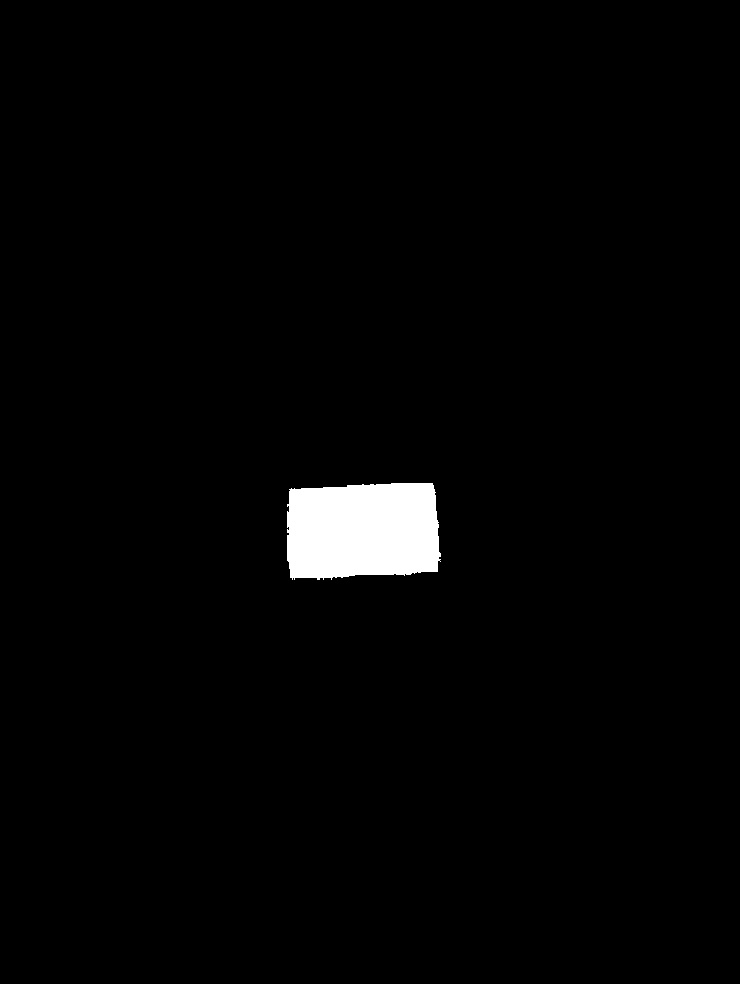
%> input picture JetsonNano/MATLAB/A4.3_and_A8.3/binaryImage600.jpg, 740 x 984 px
$ octave testScript.m   (GNU Octave 9; MATLAB toolbox functions it lacks are replaced by stand-ins)
%> lines starting %> are read from the running program, lines starting %| are printed output that depends on the picture; in (x1, y1, x2, y2) boxes, pixels count from 0 and x2, y2 are one past the last pixel; in counts of white or black regions, pixels touching at a corner belong together; the program's own positions count from 1
### JetsonNano/MATLAB/A4.3_and_A8.3/MorphologicalFilters.m
function[errorNoImage,segmentationMask] = MorphologicalFilters(colourSegmentationMask, centerOfObjectX, centerOfObjectY)

%The function takes in a binary image where the colours have been segmentated
%and a rough postion of the object in the image that should be segmented.
%and it outputs a a bitmask of the the object.

%Input:
%colourBalancedImage = Binary map 984x740
%centerOfObjectX = Objects center postion in the x-axis
%centerOfObjectY = Objects center postion in the y-axis

%Output:
%SegmentationMask = Binary map 984x740 of the object

errorNoImage = 0;

%Fill up the hole in the binary image.
maskFill =imfill(colourSegmentationMask,'holes');


%Get the data about the different blobs in the image
stats = regionprops(maskFill,'Area','Centroid','PixelIdxList');

%Transform the Area and Centroid struct fields into arrays
area = [stats.Area]';
[numRegions,~] = size(area);
centroid = reshape([stats.Centroid],[2,numRegions])';

% Set all blobs that are smaller then 250 pixels to NaN
centroid(:,1) = centroid(:,1) .* (area > 250);
centroid(:,2) = centroid(:,2) .* (area > 250);
centroid(centroid == 0) = NaN;


%Calculate which centroid is closest to the object
distances = sqrt(sum(bsxfun(@minus, centroid, [centerOfObjectY,centerOfObjectX]).^2,2));
[~, index] = min(distances);

%Do an new binary map with only the choosen blob
segmentationMask = zeros(size(colourSegmentationMask),'logical');
segmentationMask(stats(index).PixelIdxList) = 1;

% Make smother edges in the image.
segmentationMask = imerode(segmentationMask,ones(20));
segmentationMask = imdilate(segmentationMask,ones(20));

% Edge filter, display only the edges of the filter.
segmentationMask = MorphologicalEdgeFilter(segmentationMask);

%Check if there is a big enough object in the image
if sum(segmentationMask,'all') < 250
    errorNoImage = 1;
end

end

### JetsonNano/MATLAB/A4.3_and_A8.3/MorphologicalEdgeFilter.m
function [edgeBinaryImage] = MorphologicalEdgeFilter(inputBinaryImage)
%MorphologicalEdgeFilter run an morpological edge filter on the input image
%and return an image with only edges.
%   inputBinaryImage - Should be an binary image.
%   edgeBinaryImage  - returns a binary edge image.

    % Set the edge as high and all high pixels inside the object low.
    edgeBinaryImage = inputBinaryImage & ~imerode(inputBinaryImage,ones(3) );
end

### JetsonNano/MATLAB/A4.3_and_A8.3/GetSignature.m
function [signature,YCoordToStore,XCoordToStore] = ...
    GetSignature(binaryEdgeImage,degreesToMeasure,numberOfRows,numberOfColumns)
%GetSignature caclulates the radius dependent on the angle.
%   binaryEdgeImage     - Should be a binary édge image.
%   degreesToMeasure    - Is the degrees in radian that should store the
%                       pixel values and use it to find grip positions.
%   rowsOfImage         - Is the number rows of the image.
%   columnsOfImage      - Is the number columns of the image.
%   signature           - Returns the radius for each of the defined angle.
%   YCoordToStore       - Is the cartesean Y-cordinates of the signature.
%   XCoordToStore       - Is the cartesean X-cordinates of the signature.

    % Focus point is set to the middle of the image.
    rowFocusSignature = round(numberOfRows/2);
    columnFocusSignature = round(numberOfColumns/2);

    % Get index of all high pixels.
    edgePointsIndex = find(binaryEdgeImage == 1);

    % Get x and y cordinates.
    yPCoord = floor( edgePointsIndex/numberOfRows );
    xPCoord = mod( edgePointsIndex, numberOfRows );

    % Get the offset from the center of the image.
    dY = columnFocusSignature - yPCoord;
    dX = rowFocusSignature - xPCoord;

    % Convert the coordinates from the centroid to angular degree from
    % 0 to 2pi
    angCP = YXtoAngle(dY,dX);

    % Get the signature with the right number of feature (Radius,Angle).
    [signature,YCoordToStore,XCoordToStore] = GetARsing(angCP,dY,dX,degreesToMeasure);


end

### JetsonNano/MATLAB/A4.3_and_A8.3/YXtoAngle.m
function [angleRadian] = YXtoAngle(y,x)
% Convert length vectors to angles.
%   x - Is the vector in x-direction.
%   x - Is the vector in x-direction.
%   angleRadian - Returns the angle in radian for all the vectors.


    % Allocates the angles to return in radians.
    angleRadian= zeros(length(y),1);

    % Convert angles in the first quadrant. RH+
    RHPi = (x>=0) & (y>=0);
    angleRadian( RHPi ) = -1*atan2(x(RHPi),y(RHPi))+pi;

    % Convert angles in the third quadrant. LH-
    LHNi = (x<=0) & (y<=0);
    angleRadian( LHNi ) = 2*pi-atan2( abs(x(LHNi)),abs(y(LHNi)) );

    % Convert angles in the second quadrant. LH+
    LHPi = (x>=0) & (y<=0);
    angleRadian( LHPi ) = atan2( abs(x(LHPi)),abs(y(LHPi)) );

    % Convert angles in the fourth quadrant. RH-
    RHNi = (x<=0) & (y>=0);
    angleRadian( RHNi ) = atan2( abs(x(RHNi)),abs(y(RHNi)) )+pi;


end

### JetsonNano/MATLAB/A4.3_and_A8.3/GetARsing.m
function [singature,YCoordToStore,XCoordToStore] = GetARsing(angles,Y,X,degreesToMeasure)

    singature = zeros( length(degreesToMeasure),1 );

    XCoordToStore = zeros( length(degreesToMeasure),1 );
    YCoordToStore = zeros( length(degreesToMeasure),1 );

    singature = zeros( length(degreesToMeasure),1 );

    for jj = 1:length(degreesToMeasure)

        % Warning if defMeas is less than angCP.
        [~,indA] = min( abs( degreesToMeasure(jj)-angles));
        singature(jj) = sqrt(X(indA)^2+Y(indA)^2);
        % Store the cartesean coordinates.
        XCoordToStore(jj) = X(indA);
        YCoordToStore(jj) = Y(indA);
    end

    %singature = normalize(singature,'norm');

end

### JetsonNano/MATLAB/A4.3_and_A8.3/StableLine.m
function [targetPointF1Y,targetPointF1X, normalPointF1Y,normalPointF1X, ...
    targetPointF2Y, targetPointF2X, normalPointF2Y,normalPointF2X,targetPointF0Y,targetPointF0X,normalPointF0Y,normalPointF0X, ...
    signatureRadiusTargetF1,signatureRadiusTargetF2] = ...
    StableLine(degreesMeasured,YCoordinates,XCoordinates,signatureRadius)
%stableLine finds the required orientaions for the gripper to grasp an
%object. And set priority of the gripper points based on the signature. It
%calcculate target point and normal for all of the fingers.
%   degreesMeasured - Containes the angles for each measurement point.
%   YCoordinates    - Containes the cartesean Y-coordinate for each angle.
%                   It has the same indexes as degreesMeasured.
%   XCoordinates    - Containes the cartesean X-coordinate for each angle.
%                   It has the same indexes as degreesMeasured.
%   targetPoint     - Returns the position of the all target points. The
%                   number after letter F indicates which finger the target
%                   points belong to. X and Y indicate which coordinate
%                   vector it is.
%   normalPoint     - Returns a normal point for each of the target points. The
%                   number after letter F indicates which finger the target
%                   points belong to. X and Y indicate which coordinate
%                   vector it is.
%   signatureRadiusTargetF - Is the signature for finger 1 and 2.

    %Offset in radius for the normal points.
    normalRadius = 50;

    % Resolution of possible grip positions in degrees.
    resolutionGrasp = 5;

    % Defines the workspace in angles from the center of the gripper for
    % of each finger. The first finger has the workspace in angles:
    % "90 - atand(36/(23+38+(60*cosd(60))-11))" to "180-atand(23/(36+38+(60*cosd(60))-11))"
    % And the second finger.
    % "90 - atand(36/(23+38+(60*cosd(60))-11))" to "180-atand(23/(36+38+(60*cosd(60))-11))"
    % The finger 0 (thumb) only has one direction.

    anglePointsF1 = 115:resolutionGrasp:166;
    anglePointsF2 = 205:resolutionGrasp:256;

    totalNumberOfDegrees = length( degreesMeasured );

    % The number of neighbours used to get the polynomal.
    indexOffset = round( (resolutionGrasp/2)*(totalNumberOfDegrees/360) );

    uniquePoints = unique([XCoordinates,YCoordinates],'rows');

    % Indexes of angular points for finger 1.
    indexToMeasureFinger1 = round( anglePointsF1*totalNumberOfDegrees/360 );

    % Size of index buffer.
    indexBufferSize = indexOffset*2+1;
    % Allocate memory to select samples.
    indexBuffer = zeros(indexBufferSize,1);
    % Allocate memory for normal points.
    normalPointF1X = zeros(length(indexToMeasureFinger1),1);
    normalPointF1Y = zeros(length(indexToMeasureFinger1),1);

    % Allocate memory for normal points.
    targetPointF1X = XCoordinates( indexToMeasureFinger1 );
    targetPointF1Y = YCoordinates( indexToMeasureFinger1 );

    % Calculates the normal for all target points for finger 1.
    for ii=1:length(indexToMeasureFinger1)

        % Calculates the euclodian distance to target.
        distanceToTargetX = uniquePoints(:,1) - targetPointF1X(ii);
        distanceToTargetY = uniquePoints(:,2) - targetPointF1Y(ii);

        % Get the closest unique indecies to the target point.
        [~,indexBuffer] = mink( sum( distanceToTargetX.^2 + distanceToTargetY.^2,2),indexBufferSize);

        % Get the length vectors to neighbour
        xDirection = targetPointF1X(ii)-uniquePoints(indexBuffer(indexBufferSize),1);
        yDirection = targetPointF1Y(ii)-uniquePoints(indexBuffer(indexBufferSize),2);
        % Get the angle from target to neighbour.
        angleDirection = atan(yDirection/xDirection);
        % Get the normal point to the target point.
        normalPointF1X(ii) = targetPointF1X(ii) + normalRadius*cos(angleDirection+pi/2);
        normalPointF1Y(ii) = targetPointF1Y(ii) + normalRadius*sin(angleDirection+pi/2);

    end

    % Signature for finger 1.
    signatureRadiusTargetF1 = signatureRadius(indexToMeasureFinger1);

    % Set the priority order of the target points.
    [targetPointF1Y,targetPointF1X,normalPointF1Y,normalPointF1X] = ...
    PriorityOfGripPoints(signatureRadiusTargetF1,targetPointF1Y, ...
    targetPointF1X,normalPointF1Y,normalPointF1X);

    % Indexes of angular points for finger 2.
    indexToMeasureFinger2 = round( anglePointsF2*totalNumberOfDegrees/360 );

    % Allocate memory for normal points.
    normalPointF2X = zeros(length(indexToMeasureFinger2),1);
    normalPointF2Y = zeros(length(indexToMeasureFinger2),1);

    % Allocate memory for normal points.
    targetPointF2X = XCoordinates( indexToMeasureFinger2 );
    targetPointF2Y = YCoordinates( indexToMeasureFinger2 );

    % Calculates the normal for all target points for finger 1.
    for ii=1:length(indexToMeasureFinger2)

        % Calculates the euclodian distance to target.
        distanceToTargetX = uniquePoints(:,1) - targetPointF2X(ii);
        distanceToTargetY = uniquePoints(:,2) - targetPointF2Y(ii);

        % Get the closest unique indecies to the target point.
        [~,indexBuffer] = mink( sum( distanceToTargetX.^2 + distanceToTargetY.^2,2),indexBufferSize);

        % Get the length vectors to neighbour
        xDirection = targetPointF2X(ii)-uniquePoints(indexBuffer(indexBufferSize),1);
        yDirection = targetPointF2Y(ii)-uniquePoints(indexBuffer(indexBufferSize),2);

        % Get the angle from target to neighbour.
        angleDirection = atan(yDirection/xDirection);

        % Get the normal point to the target point.
        normalPointF2X(ii) = targetPointF2X(ii) + normalRadius*cos(angleDirection+pi/2);
        normalPointF2Y(ii) = targetPointF2Y(ii) + normalRadius*sin(angleDirection+pi/2);
    end

    % Signature for finger 2.
    signatureRadiusTargetF2 = signatureRadius(indexToMeasureFinger2);

    % Set the priority order of the target points.
    [targetPointF2Y,targetPointF2X,normalPointF2Y,normalPointF2X] = ...
    PriorityOfGripPoints(signatureRadiusTargetF2,targetPointF2Y, ...
    targetPointF2X,normalPointF2Y,normalPointF2X);


    % Get normal for finger 0.

    targetPointF0X = XCoordinates(1);
    targetPointF0Y = YCoordinates(1);

    % Calculates the euclodian distance to target.
    distanceToTargetF0X = uniquePoints(:,1) - targetPointF0X;
    distanceToTargetF0Y = uniquePoints(:,2) - targetPointF0Y;

    % Get the closest unique indecies to the target point.
    [~,indexBuffer] = mink( sum( distanceToTargetF0X.^2 + distanceToTargetF0Y.^2,2),indexBufferSize);

    % Get the length vectors to neighbour
    xDirection = targetPointF0X-uniquePoints(indexBuffer(indexBufferSize),1);
    yDirection = targetPointF0Y-uniquePoints(indexBuffer(indexBufferSize),2);

    % Get the angle from target to neighbour.
    angleDirection = atan(yDirection/xDirection);

    % Get the normal point to the target point.
    normalPointF0X = targetPointF0X + normalRadius*cos(angleDirection+pi/2);
    normalPointF0Y = targetPointF0Y + normalRadius*sin(angleDirection+pi/2);

end

### JetsonNano/MATLAB/A4.3_and_A8.3/testScript.m
clear all;
clc;

% [6 lines of commented-out code are left out]

originalImage = imread("binaryImage600.jpg");
%> originalImage is the input picture: size 984x740 uint8; min 0, max 255, mean 4.7
colourSegmentationMask = originalImage;
distanceToObject = 600;

imagePixelRows = size(originalImage,1);
%> imagePixelRows = 984
imagePixelColumns = size(originalImage,2);
%> imagePixelColumns = 740

centerOfObjectX = round( imagePixelRows/2 );
%> centerOfObjectX = 492
centerOfObjectY = round( imagePixelColumns/2 );
%> centerOfObjectY = 370

offset = 10;

% colourBalancedImage = colourBalance(originalImage);
%
% colourSegmentationMask = colourSegmentation(colourBalancedImage,centerOfObjectX,centerOfObjectY);

figure(1)
subplot(1,2,1),imshow(colourSegmentationMask);

colourSegmentationMask = imbinarize(colourSegmentationMask);
%> colourSegmentationMask: size 984x740 logical; 1.9% white; 1 white region, box (x1, y1, x2, y2) and area: (287, 483, 441, 580) 13527

[errorNoImage, edgeBinaryImage] = MorphologicalFilters(colourSegmentationMask, centerOfObjectX, centerOfObjectY);
%> in MorphologicalFilters, `stats = regionprops(maskFill,'Area','Centroid','PixelIdxList');`: stats = 1 region; Area and Centroid: 13527 [363.3 531.3]
%> in MorphologicalFilters, `area = [stats.Area]';`: area = 13527
%> in MorphologicalFilters, `[numRegions,~] = size(area);`: numRegions = 1
%> in MorphologicalFilters, `centroid = reshape([stats.Centroid],[2,numRegions])';`: centroid = [363.3 531.3]
%> in MorphologicalFilters, `distances = sqrt(sum(bsxfun(@minus, centroid, [centerOfObjectY,centerO..`: distances = 39.88
%> in MorphologicalFilters, `[~, index] = min(distances);`: index = 1
%> in MorphologicalFilters, `segmentationMask = imerode(segmentationMask,ones(20));`:
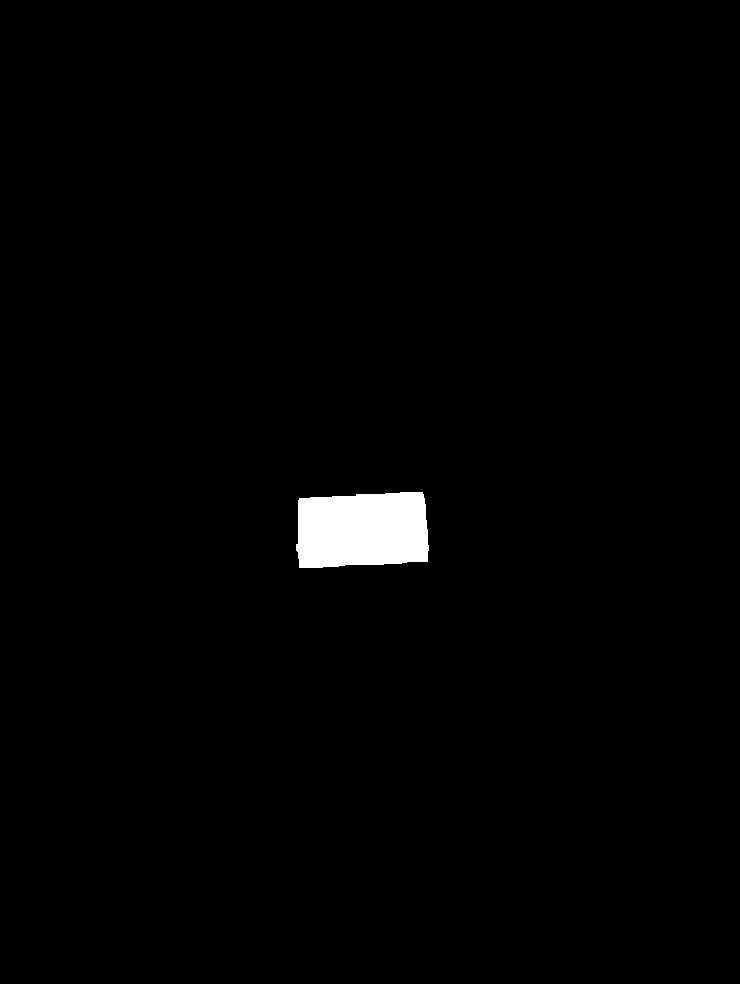
%> segmentationMask: size 984x740 logical; 1.2% white; 1 white region, box (x1, y1, x2, y2) and area: (296, 492, 429, 568) 9086
%> in MorphologicalFilters, `segmentationMask = imdilate(segmentationMask,ones(20));`: segmentationMask: size 984x740 logical; 1.8% white; 1 white region, box (x1, y1, x2, y2) and area: (287, 483, 439, 578) 13418
%> in MorphologicalEdgeFilter, `edgeBinaryImage = inputBinaryImage & ~imerode(inputBinaryImage,ones(3)..`:
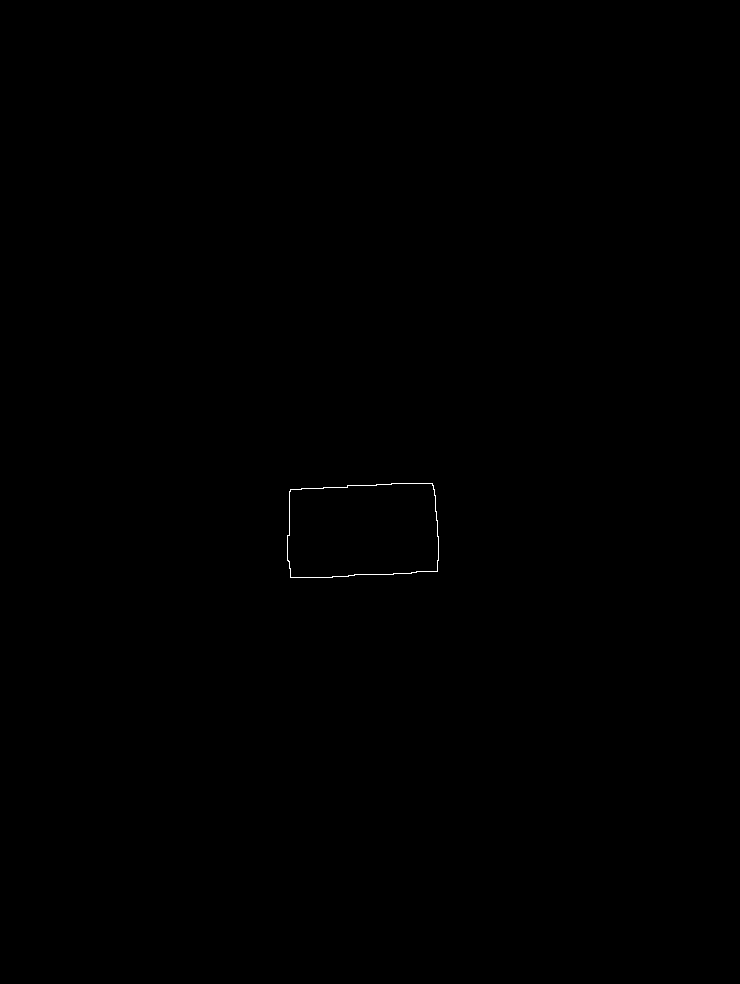
%> edgeBinaryImage: size 984x740 logical; 0.07% white in thin lines or dots, all inside (x1, y1, x2, y2) = (287, 483, 439, 578)
%> errorNoImage = 0
if errorNoImage == 1
   disp("No item")
end
subplot(1,2,2),imshow(edgeBinaryImage);
hold on;
subplot(1,2,2),scatter(centerOfObjectY,centerOfObjectX);
%> after `scatter(centerOfObjectY,centerOfObjectX)`:
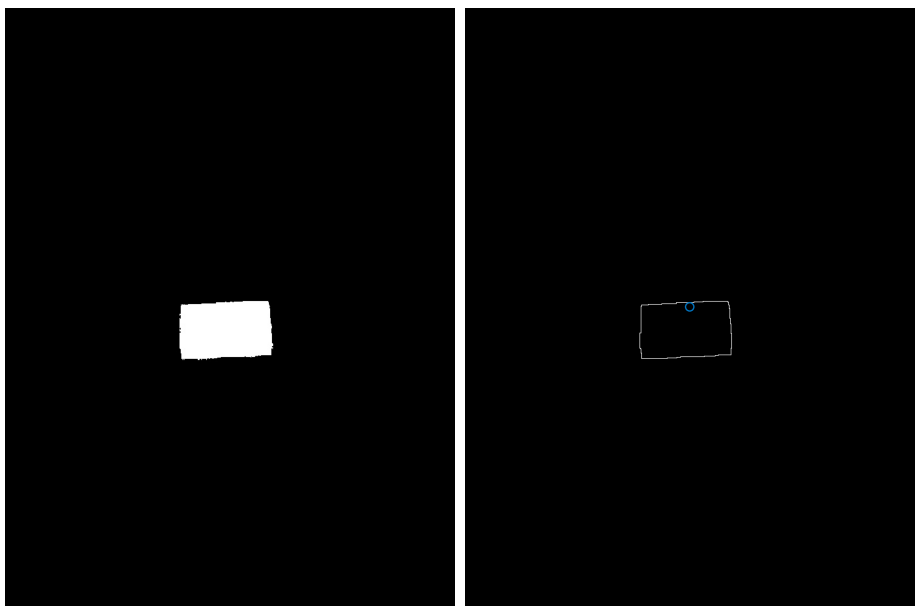
%> figure redrawn from the program's plot data, 2 panels

resDeg = 1*pi/180;
degreesToMeasure = 0:resDeg:(2*pi-resDeg);

[signature,yCoordinates,xCoordinates] = GetSignature(edgeBinaryImage,degreesToMeasure,imagePixelRows,imagePixelColumns);
%> in GetSignature, `edgePointsIndex = find(binaryEdgeImage == 1);`: edgePointsIndex = 490 values from 282944 to 431553
%> in GetSignature, `yPCoord = floor( edgePointsIndex/numberOfRows );`: yPCoord = 490 values from 287 to 438
%> in GetSignature, `xPCoord = mod( edgePointsIndex, numberOfRows );`: xPCoord = 490 values, max 578 at index 95, min 484 at index 304, mean 531.3
%> in GetSignature, `dY = columnFocusSignature - yPCoord;`: dY = 490 values, max 83 at index 1, min -68 at index 466, mean 7.55
%> in GetSignature, `dX = rowFocusSignature - xPCoord;`: dX = 490 values, max 8 at index 304, min -86 at index 95, mean -39.34
%> in YXtoAngle, `RHPi = (x>=0) & (y>=0);`: RHPi = 490 logical values, 88 true
%> in YXtoAngle, `LHNi = (x<=0) & (y<=0);`: LHNi = 490 logical values, 156 true
%> in YXtoAngle, `LHPi = (x>=0) & (y<=0);`: LHPi = 490 logical values, 75 true
%> in YXtoAngle, `RHNi = (x<=0) & (y>=0);`: RHNi = 490 logical values, 176 true
%> in GetSignature, `angCP = YXtoAngle(dY,dX);`: angCP = 490 values, max 6.27 at index 403, min 0 at index 402, mean 3.69
%> the loop in GetARsing, `for jj = 1:length(degreesToMeasure)` made 360 passes
%> indA on passes 1 to 3: 402, 401, 398
%> after the loop in GetARsing, `for jj = 1:length(degreesToMeasure)`: XCoordToStore = 360 values, max 8 at index 8, min -86 at index 228, mean -25.89; YCoordToStore = 360 values, max 83 at index 210, min -68 at index 316, mean 1.46; singature = 360 values, max 117.5 at index 228, min 6 at index 87, mean 51.92
%> in GetSignature, `[signature,YCoordToStore,XCoordToStore] = GetARsing(angCP,dY,dX,degree..`: signature has the same summary as singature in GetARsing
%> signature has the same summary as singature in GetARsing; yCoordinates has the same summary as YCoordToStore in GetARsing; xCoordinates has the same summary as XCoordToStore in GetARsing

figure(2)
subplot(1,2,1),plot(degreesToMeasure*180/pi,signature);
axis([0,360,0,600]);

cEdge = linspace(1,10,length(degreesToMeasure));
subplot(1,2,2),scatter(-1*yCoordinates,xCoordinates,25,cEdge);
hold on
subplot(1,2,2),scatter(0,0,50,'k','filled');
hold off
axis([-600,600,-600,600]);
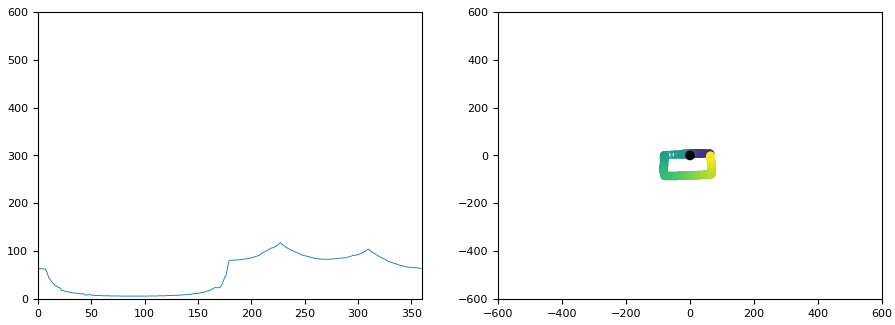
%> figure redrawn from the program's plot data, 2 panels; panel 1: curve peaks at x = 227, y = 117.5

[targetPointF1Y,targetPointF1X, normalPointF1Y,normalPointF1X, ...
    targetPointF2Y,targetPointF2X, normalPointF2Y,normalPointF2X, ...
    targetPointF0Y,targetPointF0X,normalPointF0Y,normalPointF0X, ...
    signatureF1,signatureF2] = ...
    StableLine(degreesToMeasure,yCoordinates,xCoordinates,signature);
%> in StableLine, `uniquePoints = unique([XCoordinates,YCoordinates],'rows');`: uniquePoints = 253 rows, first 12: [-86 40; -86 42; -86 44; -86 46; -86 48; -86 50; -86 52; -86 54; -86 56; -86 58; -86 60; -86 62]
%> in StableLine, `targetPointF1X = XCoordinates( indexToMeasureFinger1 );`: targetPointF1X = [6; 6; 6; 6; 6; 6; 6; 6; 6; 6; 6]
%> in StableLine, `targetPointF1Y = YCoordinates( indexToMeasureFinger1 );`: targetPointF1Y = [3; 3; 4; 5; 6; 7; 8; 10; 12; 16; 21]
%> the run ends on the next line
